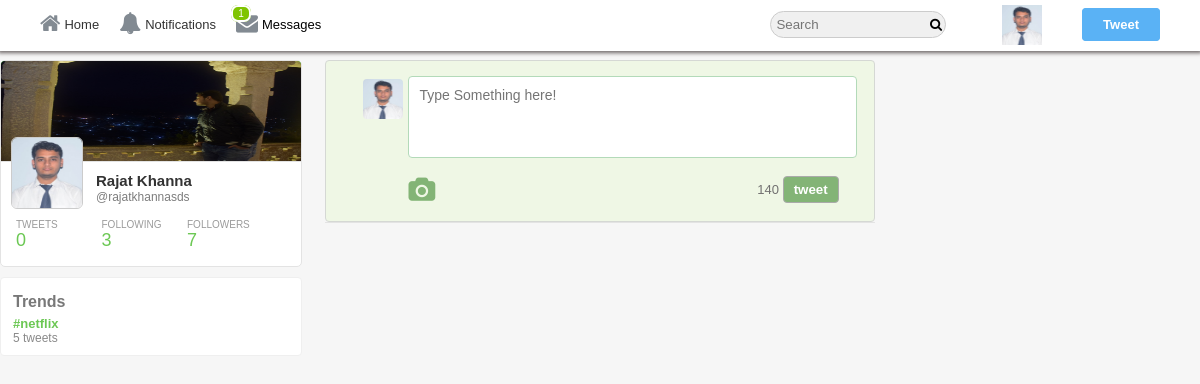
Page /SayIt/home.php (signed in) on the committed database.
### tables this page shows
CREATE TABLE `users` (
  `user_id` int(11) NOT NULL,
  `username` varchar(40) NOT NULL,
  `email` varchar(255) NOT NULL,
  `password` varchar(32) NOT NULL,
  `screenName` varchar(40) NOT NULL,
  `profileImage` varchar(255) NOT NULL,
  `profileCover` varchar(255) NOT NULL,
  `following` int(11) NOT NULL,
  `followers` int(11) NOT NULL,
  `bio` varchar(140) NOT NULL,
  `country` varchar(255) NOT NULL,
  `website` varchar(255) NOT NULL
);

CREATE TABLE `trends` (
  `trendID` int(11) NOT NULL,
  `hashtag` varchar(140) NOT NULL,
  `createdOn` datetime NOT NULL
);

### SayIt/core/init.php (called while the page is built, shortened)
<?php
	include 'database/connection.php';
	include 'classes/user.php';
	include 'classes/tweet.php';
	include 'classes/follow.php';
	include 'classes/message.php';
 	global $pdo;
  	$getFromU = new User($pdo);
    $getFromM = new Message($pdo);
 ?>

### SayIt/core/classes/user.php (called while the page is built, shortened)
<?php
class User{
	protected $pdo;
 	public function __construct($pdo){
	    $this->pdo = $pdo;
	}
	public function userData($user_id){
		$stmt = $this->pdo->prepare('SELECT * FROM `users` WHERE `user_id` = :user_id');
		$stmt->bindParam(':user_id', $user_id, PDO::PARAM_INT);
		$stmt->execute();
		return $stmt->fetch(PDO::FETCH_OBJ);
	}
	public function loggedIn(){
		return (isset($_SESSION['user_id'])) ? true : false;
	}
}
?>

### SayIt/core/classes/message.php (called while the page is built, shortened)
<?php
  class Message extends User
  {
    function __construct($pdo)
    {
      $this->pdo = $pdo;
    }
    public function getNotificationCount($user_id){
      $stmt = $this->pdo->prepare("SELECT COUNT(`messageID`) AS `totalM`, (SELECT COUNT(`ID`) FROM `notification` WHERE `notificationFor` = :user_id AND `status` = '0') AS `totalN` FROM `messages` WHERE `messageTo` = :user_id AND `status` = '0'");
      $stmt->bindParam(":user_id", $user_id, PDO::PARAM_INT);
      $stmt->execute();
      return $stmt->fetch(PDO::FETCH_OBJ);
    }
  }
?>

### SayIt/home.php (the view, shortened to what this page needs)
<?php
  include 'core/init.php';
  $user_id = $_SESSION['user_id'];
  $user = $getFromU->userData($user_id);
  $notify  = $getFromM->getNotificationCount($user_id);
?>
<!DOCTYPE HTML>
 <html>
	<head>
		  <link rel="stylesheet" href="https://cdnjs.cloudflare.com/ajax/libs/font-awesome/4.6.3/css/font-awesome.css"/>
 	  	  <link rel="stylesheet" href="assets/css/style-complete.css"/>
			  	</head>
<body>
<div class="wrapper">
<div class="header-wrapper">
<div class="nav-container">
	<div class="nav">
		<div class="nav-left">
			<ul>
				<li><a href="<?php echo BASE_URL; ?>home.php"><i class="fa fa-home" aria-hidden="true"></i>Home</a></li>
        	  	<?php if($getFromU->loggedIn()=== true){?>
					<li><a href="<?php echo BASE_URL;?>i/notifications"><i class="fa fa-bell" aria-hidden="true"></i>Notifications</a></li>
					<li id="messagePopup"><i class="fa fa-envelope" aria-hidden="true"></i>Messages<span id="messages"><?php if($notify->totalM > 0){echo '<span class="span-i">'.$notify->totalM.'</span>';}?></span></li>
				<?php }?>
 			</ul>
		</div>
		<div class="nav-right">
			<ul>
				<li>
					<input type="text" placeholder="Search" class= "search"/>
					<i class="fa fa-search" aria-hidden="true"></i>
				</li>
				<li class="hover"><label class="drop-label" for="drop-wrap1"><img src="<?php echo $user->profileImage; ?>"/></label>
				</li>
				<li><label class="addTweetBtn">Tweet</label></li>
			</ul>
		</div>
	</div>
</div>
</div>
<div class="inner-wrapper">
<div class="in-wrapper">
	<div class="in-full-wrap">
		<div class="in-left">
			<div class="in-left-wrap">
		<div class="info-box">
			<div class="info-inner">
				<div class="info-in-head">
					<img src="<?php echo $user->profileCover; ?>"/>
				</div>
				<div class="info-in-body">
					<div class="in-b-box">
						<div class="in-b-img">
							<img src="<?php echo $user->profileImage; ?>"/>
						</div>
					</div>
					<div class="info-body-name">
						<div class="in-b-name">
							<div><a href="<?php echo $user->username; ?>"><?php echo $user->screenName; ?></a></div>
							<span><small><a href="<?php echo $user->username; ?>">@<?php echo $user->username; ?></a></small></span>
						</div>
					</div>
				</div>
				<div class="info-in-footer">
					<div class="number-wrapper">
						<div class="num-box">
							<div class="num-head">
								TWEETS
							</div>
							<div class="num-body">
								<?php $getFromT->countTweets($user_id); ?>
							</div>
						</div>
						<div class="num-box">
							<div class="num-head">
								FOLLOWING
							</div>
							<div class="num-body">
								<span class = "count-followers"><?php echo $user->following; ?></span>
							</div>
						</div>
						<div class="num-box">
							<div class="num-head">
								FOLLOWERS
							</div>
							<div class="num-body">
								<span class = "count-followers"><?php echo $user->followers; ?></span>
							</div>
						</div>
					</div>
				</div>
			</div>
		</div>
 	  <?php $getFromT->trends(); ?>
	</div>
		</div>
		<div class="in-center">
			<div class="in-center-wrap">
				<div class="tweet-wrap">
					<div class="tweet-inner">
						 <div class="tweet-h-left">
						 	<div class="tweet-h-img">
						 		<img src="<?php echo $user->profileImage; ?>"/>
						 	</div>
						 </div>
						 <div class="tweet-body">
						 <form method="post" enctype="multipart/form-data">
							<textarea class="status"  maxlength="141" name="status" placeholder="Type Something here!" rows="4" cols="50"></textarea>
 						 </div>
						 <div class="tweet-footer">
						 	<div class="t-fo-left">
						 		<ul>
						 			<li><label for="file"><i class="fa fa-camera" aria-hidden="true"></i></label>
						 			</li>
						 		</ul>
						 	</div>
						 	<div class="t-fo-right">
						 		<span id="count">140</span>
						 		<input type="submit" name="tweet" value="tweet"/>
						 	</div>
						 </div>
					</div>
				</div>
		    	<div class="loading-div">
		    	</div>
    			</div>
		</div>
		<div class="in-right">
		</div>
	</div>
 </div>
</div>
</div>
</body>
</html>

### SayIt/core/classes/tweet.php (shortened to what this page needs)
<?php
class Tweet extends User{
 	public function __construct($pdo){
		$this->pdo = $pdo;
  	}
	public function countTweets($user_id){
		$stmt = $this->pdo->prepare("SELECT COUNT(`tweetID`) AS `totalTweets` FROM `tweets` WHERE `tweetBy` = :user_id AND `retweetID` = '0' OR `retweetBy` = :user_id");
		$stmt->bindParam(":user_id", $user_id, PDO::PARAM_INT);
		$stmt->execute();
		$count = $stmt->fetch(PDO::FETCH_OBJ);
		echo $count->totalTweets;
	}
	public function trends()
	{
		$stmt = $this->pdo->prepare("SELECT *, COUNT(`tweetID`) AS `tweetsCount` FROM `trends` INNER JOIN `tweets` ON `status` LIKE CONCAT('%#',`hashtag`,'%') OR `retweetMsg` LIKE CONCAT('%#',`hashtag`,'%') GROUP BY `hashtag` ORDER BY `tweetID` LIMIT 10");
		$stmt->execute();
		$trends = $stmt->fetchAll(PDO::FETCH_OBJ);
		echo '<div class="trend-wrapper"><div class="trend-inner"><div class="trend-title"><h3>Trends</h3></div>';
		foreach ($trends as $trend)
		{
			echo '<div class="trend-body">
					<div class="trend-body-content">
						<div class="trend-link">
							<a href="'.BASE_URL.'hashtag/'.$trend->hashtag.'">#'.$trend->hashtag.'</a>
						</div>
						<div class="trend-tweets">
							'.$trend->tweetsCount.' <span>tweets</span>
						</div>
					</div>
				</div>';
		}
		echo '</div></div>';
	}
}
?>

### rows in the picture
users: profileImage (picture), profileCover (picture), screenName "Rajat Khanna", username "rajatkhannasds", following "3", followers "7"
trends: hashtag "netflix", tweetsCount "5"

### other values in the picture
$notify->totalM "1"
$count->totalTweets "0"
